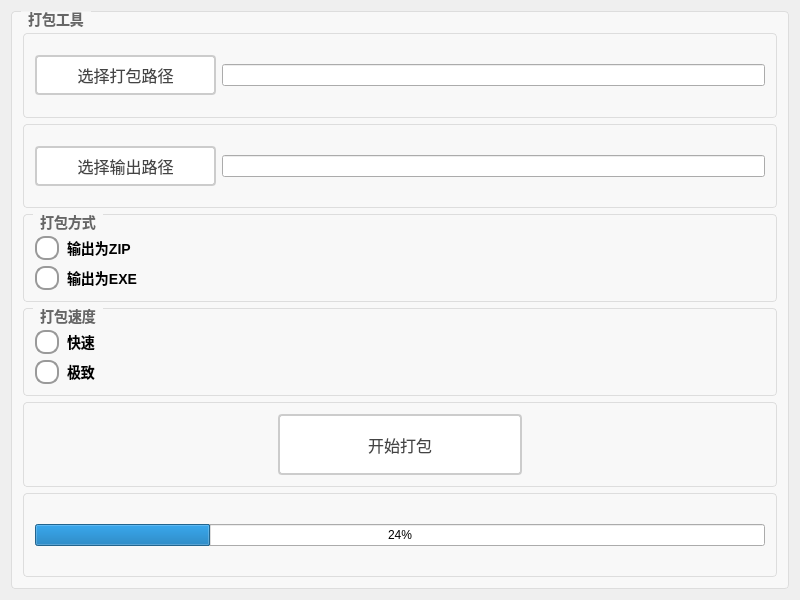
<?xml version="1.0" encoding="UTF-8"?>
<ui version="4.0">
 <class>PackageToolClass</class>
 <widget class="QMainWindow" name="PackageToolClass">
  <property name="geometry">
   <rect>
    <x>0</x>
    <y>0</y>
    <width>800</width>
    <height>600</height>
   </rect>
  </property>
  <property name="windowTitle">
   <string>PackageTool</string>
  </property>
  <widget class="QWidget" name="centralWidget">
   <layout class="QGridLayout" name="gridLayout_8">
    <item row="0" column="0">
     <widget class="QGroupBox" name="groupBox">
      <property name="styleSheet">
       <string notr="true">QGroupBox {
    border: 1px solid #DDD;
    border-radius: 4px;
    font: bold 14px;
    color: #666;
    background-color: #F8F8F8;
}

QGroupBox::title {
    subcontrol-origin: margin;
    subcontrol-position: top left;
    left: 10px;
    padding: 0 5px;
}</string>
      </property>
      <property name="title">
       <string>打包工具</string>
      </property>
      <layout class="QGridLayout" name="gridLayout_7">
       <item row="0" column="0">
        <layout class="QVBoxLayout" name="verticalLayout_3">
         <property name="topMargin">
          <number>10</number>
         </property>
         <item>
          <widget class="QGroupBox" name="groupBox_2">
           <property name="styleSheet">
            <string notr="true">QGroupBox {
    border: 1px solid #DDD;
    border-radius: 4px;
    font: bold 14px;
    color: #666;
    background-color: #F8F8F8;
}

QGroupBox::title {
    subcontrol-origin: margin;
    subcontrol-position: top left;
    left: 10px;
    padding: 0 5px;
}</string>
           </property>
           <property name="title">
            <string/>
           </property>
           <layout class="QGridLayout" name="gridLayout">
            <item row="0" column="0">
             <layout class="QHBoxLayout" name="horizontalLayout" stretch="1,3">
              <item>
               <widget class="QPushButton" name="btn_choosePackageSourcePath">
                <property name="styleSheet">
                 <string notr="true">QPushButton {
    padding: 6px 14px;
    border: 2px solid #CCC;
    border-radius: 4px;
    background-color: white;
    color: #444;
	font-size:16px;
}

QPushButton:hover {
    border-color: #999;
    background-color: #F5F5F5;
}

QPushButton:pressed {
    border-color: #777;
    background-color: #EEE;
}</string>
                </property>
                <property name="text">
                 <string>选择打包路径</string>
                </property>
               </widget>
              </item>
              <item>
               <widget class="QLineEdit" name="lineEdit_sourcePath"/>
              </item>
             </layout>
            </item>
           </layout>
          </widget>
         </item>
         <item>
          <widget class="QGroupBox" name="groupBox_3">
           <property name="styleSheet">
            <string notr="true">QGroupBox {
    border: 1px solid #DDD;
    border-radius: 4px;
    font: bold 14px;
    color: #666;
    background-color: #F8F8F8;
}

QGroupBox::title {
    subcontrol-origin: margin;
    subcontrol-position: top left;
    left: 10px;
    padding: 0 5px;
}</string>
           </property>
           <property name="title">
            <string/>
           </property>
           <layout class="QGridLayout" name="gridLayout_3">
            <item row="0" column="0">
             <layout class="QHBoxLayout" name="horizontalLayout_2" stretch="1,3">
              <item>
               <widget class="QPushButton" name="btn_choosePackageTargetPath">
                <property name="styleSheet">
                 <string notr="true">QPushButton {
    padding: 6px 14px;
    border: 2px solid #CCC;
    border-radius: 4px;
    background-color: white;
    color: #444;
	font-size:16px;
}

QPushButton:hover {
    border-color: #999;
    background-color: #F5F5F5;
}

QPushButton:pressed {
    border-color: #777;
    background-color: #EEE;
}</string>
                </property>
                <property name="text">
                 <string>选择输出路径</string>
                </property>
               </widget>
              </item>
              <item>
               <widget class="QLineEdit" name="lineEdit_targetPath"/>
              </item>
             </layout>
            </item>
           </layout>
          </widget>
         </item>
         <item>
          <widget class="QGroupBox" name="groupBox_6">
           <property name="styleSheet">
            <string notr="true">QGroupBox {
    border: 1px solid #DDD;
    border-radius: 4px;
    font: bold 14px;
    color: #666;
    background-color: #F8F8F8;
}

QGroupBox::title {
    subcontrol-origin: margin;
    subcontrol-position: top left;
    left: 10px;
    padding: 0 5px;
}</string>
           </property>
           <property name="title">
            <string>打包方式</string>
           </property>
           <layout class="QGridLayout" name="gridLayout_2">
            <item row="0" column="0">
             <layout class="QVBoxLayout" name="verticalLayout">
              <property name="topMargin">
               <number>10</number>
              </property>
              <item>
               <widget class="QRadioButton" name="rbtn_toZIP">
                <property name="styleSheet">
                 <string notr="true">QRadioButton {
    spacing: 8px;
    font-size: 14px;
    color: #333;
    font-weight: bold;        
    color:  rgb(0, 0, 0);       

}

/* 未选中状态 */
QRadioButton::indicator {
    width: 20px;
    height: 20px;
    border-radius: 10px;
    border: 2px solid #999;
    background: #ffffff;
}

/* 悬停效果 */
QRadioButton::indicator:hover {
    border: 2px solid #666;
}

/* 选中状态 */
QRadioButton::indicator:checked {
    border: 2px solid #2196F3;
}

/* 选中时的内圆 */
QRadioButton::indicator:checked {
    background-color: qradialgradient(
        cx:0.5, cy:0.5,
        radius:0.4,
        fx:0.5, fy:0.5,
        stop:0 #2196F3,
        stop:1 transparent
    );
}

/* 禁用状态 */
QRadioButton::indicator:disabled {
    border: 2px solid #ccc;
    background: #eee;
}

/* 选中时的文字颜色 */
QRadioButton:checked {
    color: #2196F3;
    font-weight: 500;
}

/* 点击动画效果 */
QRadioButton::indicator:pressed {
    border: 2px solid #1565C0;
    background-color: qradialgradient(
        cx:0.5, cy:0.5,
        radius:0.5,
        fx:0.5, fy:0.5,
        stop:0 #BBDEFB,
        stop:1 transparent
    );
}</string>
                </property>
                <property name="text">
                 <string>输出为ZIP</string>
                </property>
               </widget>
              </item>
              <item>
               <widget class="QRadioButton" name="rbtn_toEXE">
                <property name="styleSheet">
                 <string notr="true">QRadioButton {
    spacing: 8px;
    font-size: 14px;
    color: #333;
    font-weight: bold;        
    color:  rgb(0, 0, 0);       

}

/* 未选中状态 */
QRadioButton::indicator {
    width: 20px;
    height: 20px;
    border-radius: 10px;
    border: 2px solid #999;
    background: #ffffff;
}

/* 悬停效果 */
QRadioButton::indicator:hover {
    border: 2px solid #666;
}

/* 选中状态 */
QRadioButton::indicator:checked {
    border: 2px solid #2196F3;
}

/* 选中时的内圆 */
QRadioButton::indicator:checked {
    background-color: qradialgradient(
        cx:0.5, cy:0.5,
        radius:0.4,
        fx:0.5, fy:0.5,
        stop:0 #2196F3,
        stop:1 transparent
    );
}

/* 禁用状态 */
QRadioButton::indicator:disabled {
    border: 2px solid #ccc;
    background: #eee;
}

/* 选中时的文字颜色 */
QRadioButton:checked {
    color: #2196F3;
    font-weight: 500;
}

/* 点击动画效果 */
QRadioButton::indicator:pressed {
    border: 2px solid #1565C0;
    background-color: qradialgradient(
        cx:0.5, cy:0.5,
        radius:0.5,
        fx:0.5, fy:0.5,
        stop:0 #BBDEFB,
        stop:1 transparent
    );
}</string>
                </property>
                <property name="text">
                 <string>输出为EXE</string>
                </property>
               </widget>
              </item>
             </layout>
            </item>
           </layout>
          </widget>
         </item>
         <item>
          <widget class="QGroupBox" name="groupBox_7">
           <property name="styleSheet">
            <string notr="true">QGroupBox {
    border: 1px solid #DDD;
    border-radius: 4px;
    font: bold 14px;
    color: #666;
    background-color: #F8F8F8;
}

QGroupBox::title {
    subcontrol-origin: margin;
    subcontrol-position: top left;
    left: 10px;
    padding: 0 5px;
}</string>
           </property>
           <property name="title">
            <string>打包速度</string>
           </property>
           <layout class="QGridLayout" name="gridLayout_6">
            <item row="0" column="0">
             <layout class="QVBoxLayout" name="verticalLayout_2">
              <property name="topMargin">
               <number>10</number>
              </property>
              <item>
               <widget class="QRadioButton" name="rbtn_fast">
                <property name="styleSheet">
                 <string notr="true">QRadioButton {
    spacing: 8px;
    font-size: 14px;
    color: #333;
    font-weight: bold;        
    color:  rgb(0, 0, 0);       

}

/* 未选中状态 */
QRadioButton::indicator {
    width: 20px;
    height: 20px;
    border-radius: 10px;
    border: 2px solid #999;
    background: #ffffff;
}

/* 悬停效果 */
QRadioButton::indicator:hover {
    border: 2px solid #666;
}

/* 选中状态 */
QRadioButton::indicator:checked {
    border: 2px solid #2196F3;
}

/* 选中时的内圆 */
QRadioButton::indicator:checked {
    background-color: qradialgradient(
        cx:0.5, cy:0.5,
        radius:0.4,
        fx:0.5, fy:0.5,
        stop:0 #2196F3,
        stop:1 transparent
    );
}

/* 禁用状态 */
QRadioButton::indicator:disabled {
    border: 2px solid #ccc;
    background: #eee;
}

/* 选中时的文字颜色 */
QRadioButton:checked {
    color: #2196F3;
    font-weight: 500;
}

/* 点击动画效果 */
QRadioButton::indicator:pressed {
    border: 2px solid #1565C0;
    background-color: qradialgradient(
        cx:0.5, cy:0.5,
        radius:0.5,
        fx:0.5, fy:0.5,
        stop:0 #BBDEFB,
        stop:1 transparent
    );
}</string>
                </property>
                <property name="text">
                 <string>快速</string>
                </property>
               </widget>
              </item>
              <item>
               <widget class="QRadioButton" name="rbtn_ultra">
                <property name="styleSheet">
                 <string notr="true">QRadioButton {
    spacing: 8px;
    font-size: 14px;
    color: #333;
    font-weight: bold;        
    color:  rgb(0, 0, 0);       

}

/* 未选中状态 */
QRadioButton::indicator {
    width: 20px;
    height: 20px;
    border-radius: 10px;
    border: 2px solid #999;
    background: #ffffff;
}

/* 悬停效果 */
QRadioButton::indicator:hover {
    border: 2px solid #666;
}

/* 选中状态 */
QRadioButton::indicator:checked {
    border: 2px solid #2196F3;
}

/* 选中时的内圆 */
QRadioButton::indicator:checked {
    background-color: qradialgradient(
        cx:0.5, cy:0.5,
        radius:0.4,
        fx:0.5, fy:0.5,
        stop:0 #2196F3,
        stop:1 transparent
    );
}

/* 禁用状态 */
QRadioButton::indicator:disabled {
    border: 2px solid #ccc;
    background: #eee;
}

/* 选中时的文字颜色 */
QRadioButton:checked {
    color: #2196F3;
    font-weight: 500;
}

/* 点击动画效果 */
QRadioButton::indicator:pressed {
    border: 2px solid #1565C0;
    background-color: qradialgradient(
        cx:0.5, cy:0.5,
        radius:0.5,
        fx:0.5, fy:0.5,
        stop:0 #BBDEFB,
        stop:1 transparent
    );
}</string>
                </property>
                <property name="text">
                 <string>极致</string>
                </property>
               </widget>
              </item>
             </layout>
            </item>
           </layout>
          </widget>
         </item>
         <item>
          <widget class="QGroupBox" name="groupBox_4">
           <property name="styleSheet">
            <string notr="true">QGroupBox {
    border: 1px solid #DDD;
    border-radius: 4px;
    font: bold 14px;
    color: #666;
    background-color: #F8F8F8;
}

QGroupBox::title {
    subcontrol-origin: margin;
    subcontrol-position: top left;
    left: 10px;
    padding: 0 5px;
}</string>
           </property>
           <property name="title">
            <string/>
           </property>
           <layout class="QGridLayout" name="gridLayout_4">
            <item row="0" column="0">
             <layout class="QHBoxLayout" name="horizontalLayout_3" stretch="1,1,1">
              <item>
               <spacer name="horizontalSpacer">
                <property name="orientation">
                 <enum>Qt::Orientation::Horizontal</enum>
                </property>
                <property name="sizeHint" stdset="0">
                 <size>
                  <width>40</width>
                  <height>20</height>
                 </size>
                </property>
               </spacer>
              </item>
              <item>
               <widget class="QPushButton" name="btn_startPackage">
                <property name="sizePolicy">
                 <sizepolicy hsizetype="Minimum" vsizetype="Minimum">
                  <horstretch>0</horstretch>
                  <verstretch>0</verstretch>
                 </sizepolicy>
                </property>
                <property name="styleSheet">
                 <string notr="true">QPushButton {
    padding: 6px 14px;
    border: 2px solid #CCC;
    border-radius: 4px;
    background-color: white;
    color: #444;
	font-size:16px;
}

QPushButton:hover {
    border-color: #999;
    background-color: #F5F5F5;
}

QPushButton:pressed {
    border-color: #777;
    background-color: #EEE;
}</string>
                </property>
                <property name="text">
                 <string>开始打包</string>
                </property>
               </widget>
              </item>
              <item>
               <spacer name="horizontalSpacer_2">
                <property name="orientation">
                 <enum>Qt::Orientation::Horizontal</enum>
                </property>
                <property name="sizeHint" stdset="0">
                 <size>
                  <width>40</width>
                  <height>20</height>
                 </size>
                </property>
               </spacer>
              </item>
             </layout>
            </item>
           </layout>
          </widget>
         </item>
         <item>
          <widget class="QGroupBox" name="groupBox_5">
           <property name="styleSheet">
            <string notr="true">QGroupBox {
    border: 1px solid #DDD;
    border-radius: 4px;
    font: bold 14px;
    color: #666;
    background-color: #F8F8F8;
}

QGroupBox::title {
    subcontrol-origin: margin;
    subcontrol-position: top left;
    left: 10px;
    padding: 0 5px;
}</string>
           </property>
           <property name="title">
            <string/>
           </property>
           <layout class="QGridLayout" name="gridLayout_5">
            <item row="0" column="0">
             <widget class="QProgressBar" name="progressBar">
              <property name="value">
               <number>24</number>
              </property>
             </widget>
            </item>
           </layout>
          </widget>
         </item>
        </layout>
       </item>
      </layout>
     </widget>
    </item>
   </layout>
  </widget>
 </widget>
 <layoutdefault spacing="6" margin="11"/>
 <resources>
  <include location="PackageTool.qrc"/>
 </resources>
 <connections/>
</ui>
